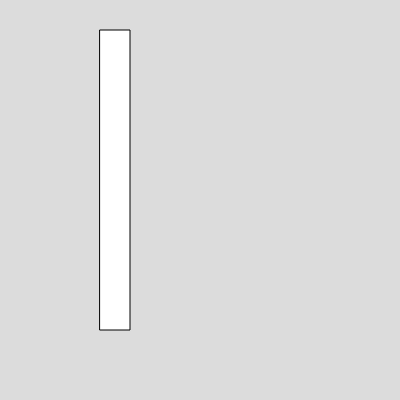
Frame 1 (no input)
Frame 60 (no input): identical to frame 1, image omitted
Frame 120 (the mouse pressed at the canvas centre since frame 60): identical to frame 1, image omitted

The p5.js sketch that drew this single still picture (run headless with seeded random() and noise() and a simulated clock; from frame 60 on, the mouse is pressed at the canvas centre):

// p5.js sketch
// ── sketch.js
function setup() {
  createCanvas(400, 400);
}

function draw() {
  background(220);
  rect(100,30,30,300);
}
